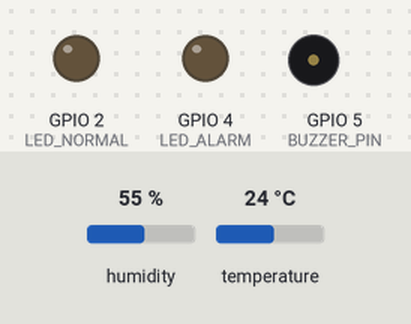
This sketch was run on a simulated ESP32. Parts: output pins drawn as LEDs (lit = HIGH), buzzer (waves = sounding). The inputs (shaded band) are chosen by the test bench; at power-on: humidity 55 %, temperature 24 °C. WiFi joins after 1.5 s; servers stay silent unless stated; what the sketch prints to the serial monitor is not drawn.

Above: at 0.1 s.
At 2.7 s:
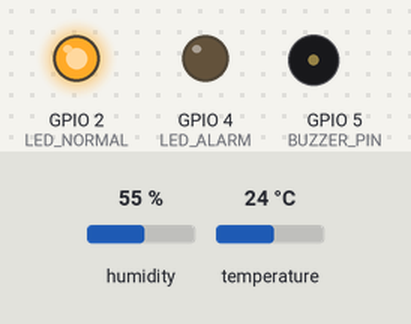
2.8 s: humidity set to 21 %
5.5 s: humidity set to 18 %
At 7.3 s:
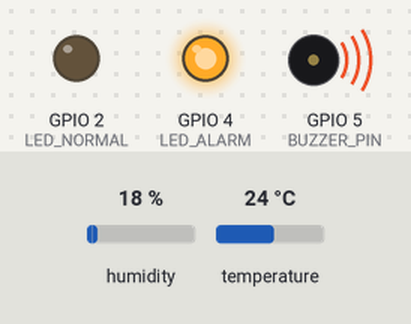
8.2 s: temperature set to 37.2 °C
10.9 s: temperature set to 38.6 °C
Timing chart, 0 to 13.9 s (numbered marks = the images above; inputs shaded):
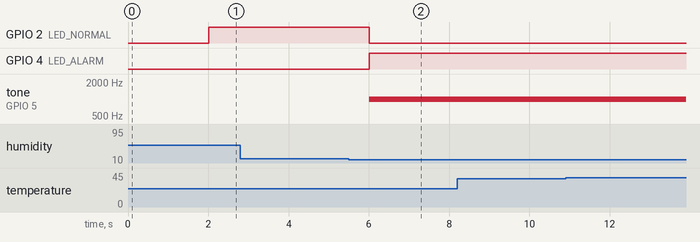

Measured:
- the behaviour switches between 20 and 19 % on humidity (found by bisection; images 1 and 2)
- after the input at 2.8 s, every drawn part: stays the same
- after the input at 5.5 s, GPIO 2 (LED_NORMAL): HIGH → LOW after 0.51 s; GPIO 4 (LED_ALARM): LOW → HIGH after 0.51 s; tone on GPIO 5 (BUZZER_PIN): silent → 1000 Hz after 0.51 s
- after the input at 8.2 s, every drawn part: stays the same
- after the input at 10.9 s, every drawn part: stays the same

The sketch:

multi_condition_alert.ino
```cpp
/*
 * Praktikum IoT - Pertemuan 6: Embedded System Simulator (Wokwi)
 * Node IoT ESP32 + DHT22 + LED (hijau/merah) + Piezo Buzzer
 *
 * Fitur:
 *  - Pembacaan sensor non-blocking dengan millis() (interval 2 detik)
 *  - Multi-condition alert: suhu > 38 C ATAU kelembaban < 20 %
 *  - Pesan Serial Monitor berbeda untuk tiap pemicu alarm
 *  - Wi-Fi dengan timeout; fallback ke mode stand-alone (RSSI mock)
 */
#include <WiFi.h>
#include "DHTesp.h"

// ---------- Definisi Pin Periferal ----------
const int DHT_PIN    = 15;  // Data DHT22
const int LED_NORMAL = 2;   // LED hijau (status normal)
const int LED_ALARM  = 4;   // LED merah (alarm)
const int BUZZER_PIN = 5;   // Piezo buzzer

// ---------- Batas Kritis (Threshold) ----------
const float AMBANG_SUHU_KRITIS      = 38.0; // derajat Celcius
const float AMBANG_KELEMBABAN_RENDAH = 20.0; // persen RH
const int   NADA_ALARM_HZ           = 1000; // frekuensi buzzer

// ---------- Konfigurasi Wi-Fi Virtual Wokwi ----------
const char* ssid     = "Wokwi-GUEST";
const char* password = "";
const unsigned long timeoutWiFi = 5000;     // ms
const int RSSI_MOCK  = -65;                 // dBm, dipakai saat offline

DHTesp dhtSensor;

// ---------- Penjadwalan Non-blocking ----------
unsigned long waktuSebelumnya = 0;
const unsigned long intervalBaca = 2000;    // baca sensor tiap 2 detik

// ---------- Fungsi Bantu ----------
void sambungkanWiFi() {
  Serial.print("Memeriksa koneksi Wi-Fi: ");
  WiFi.begin(ssid, password);

  unsigned long mulai = millis();
  unsigned long titikTerakhir = 0;
  while (WiFi.status() != WL_CONNECTED && millis() - mulai < timeoutWiFi) {
    if (millis() - titikTerakhir >= 200) {  // cetak titik tanpa delay()
      titikTerakhir = millis();
      Serial.print(".");
    }
    yield();
  }

  if (WiFi.status() == WL_CONNECTED) {
    Serial.println("\n[Wi-Fi Connected!] IP: " + WiFi.localIP().toString());
  } else {
    Serial.println("\n[Mode Offline / Stand-alone] Melanjutkan simulasi tanpa gateway internet.");
  }
}

void setStatusNormal() {
  digitalWrite(LED_ALARM, LOW);
  digitalWrite(LED_NORMAL, HIGH);
  noTone(BUZZER_PIN);
}

void setStatusAlarm() {
  digitalWrite(LED_ALARM, HIGH);
  digitalWrite(LED_NORMAL, LOW);
  tone(BUZZER_PIN, NADA_ALARM_HZ);
}

// Evaluasi multi-kondisi dan cetak pesan pembeda per pemicu
void evaluasiKondisi(float suhu, float kelembaban) {
  bool suhuKritis        = (suhu > AMBANG_SUHU_KRITIS);
  bool kelembabanRendah  = (kelembaban < AMBANG_KELEMBABAN_RENDAH);

  if (suhuKritis || kelembabanRendah) {
    setStatusAlarm();
    if (suhuKritis && kelembabanRendah) {
      Serial.println(">>> PERINGATAN [SUHU & KELEMBABAN]: Suhu terlalu tinggi DAN udara terlalu kering! <<<");
    } else if (suhuKritis) {
      Serial.println(">>> PERINGATAN [SUHU]: Suhu melebihi batas kritis (> 38 C)! <<<");
    } else {
      Serial.println(">>> PERINGATAN [KELEMBABAN]: Udara terlalu kering (< 20 %)! <<<");
    }
  } else {
    setStatusNormal();
    Serial.println("Status: Lingkungan Normal & Terkendali.");
  }
}

// ---------- Setup ----------
void setup() {
  Serial.begin(115200);
  Serial.println("--- Inisialisasi Node IoT ESP32 (Stand-alone Mode) ---");

  pinMode(LED_NORMAL, OUTPUT);
  pinMode(LED_ALARM, OUTPUT);
  pinMode(BUZZER_PIN, OUTPUT);

  dhtSensor.setup(DHT_PIN, DHTesp::DHT22);
  sambungkanWiFi();
}

// ---------- Loop Utama ----------
void loop() {
  unsigned long waktuSekarang = millis();

  if (waktuSekarang - waktuSebelumnya >= intervalBaca) {
    waktuSebelumnya = waktuSekarang;

    TempAndHumidity data = dhtSensor.getTempAndHumidity();

    if (isnan(data.temperature) || isnan(data.humidity)) {
      Serial.println("[Error] Gagal membaca data dari sensor DHT22!");
      return;
    }

    int rssi = (WiFi.status() == WL_CONNECTED) ? WiFi.RSSI() : RSSI_MOCK;

    Serial.printf("[Sensor Data] Suhu: %.2f C | Kelembaban: %.2f %% | RSSI: %d dBm\n",
                  data.temperature, data.humidity, rssi);

    evaluasiKondisi(data.temperature, data.humidity);
  }

  // Task background lain dapat berjalan di sini tanpa terhalang delay()
}
```
